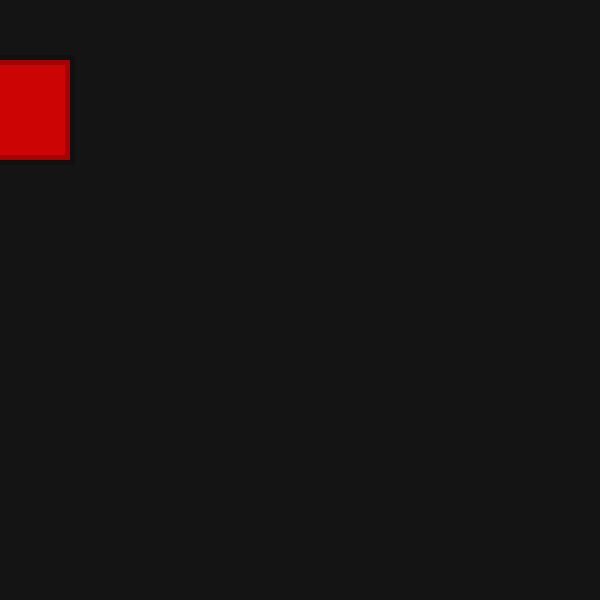
Frame 1 (no input)
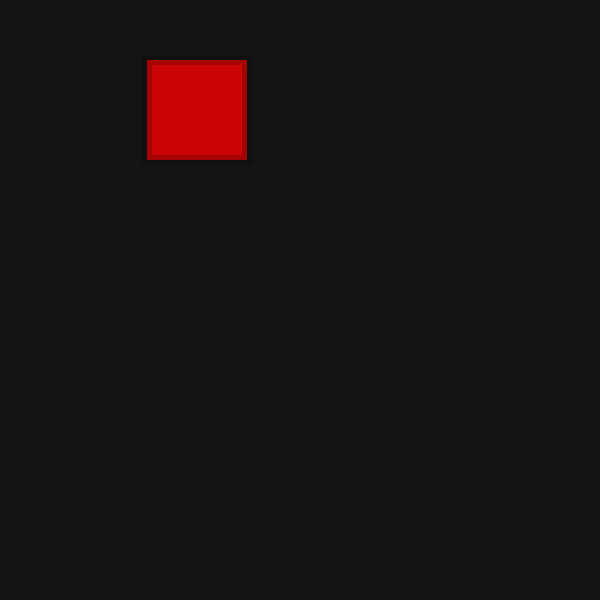
Frame 60 (no input)
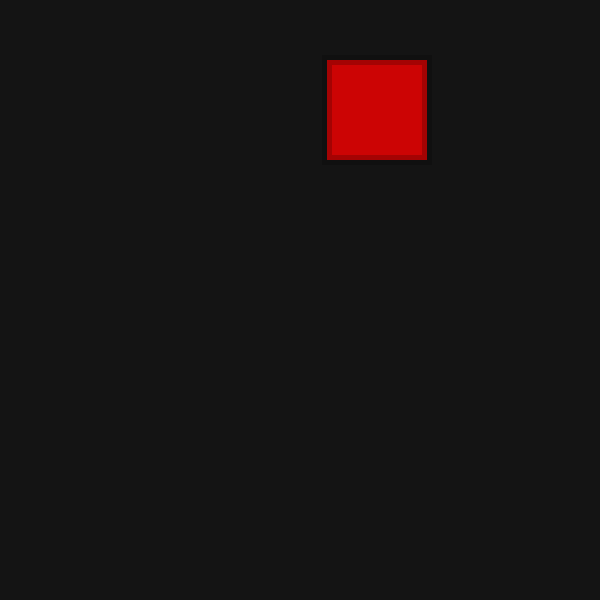
Frame 120 (the mouse pressed at the canvas centre since frame 60)

The p5.js sketch that drew these frames (run headless with seeded random() and noise() and a simulated clock; from frame 60 on, the mouse is pressed at the canvas centre):

// p5.js sketch
// ── sketch.js
var x = 0;
var y = 100;
var speed = 3;
var yspeed = 3;
var xpos;
var ypos;

function setup() {
  createCanvas(600,600);
  frameRate(100);
}
function draw() {
  background(20);
    rectMode(CENTER);
maincubegroup();
  if(x >width-10){
    speed = -3;
  }
  if(x < 0){
    speed = 3;
  }
x = x +speed;
}
function maincubegroup(){
  smallcubesgroup(10,100);
  
  
}


function smallcubesgroup(transX,transY){
 translate(transX, transY);
  if (transX > width){
   x = x - speed;
  }
cubes(10,10);
//cubes(20,20);
//cubes(30,30);
}



function cubes(xpos, ypos){
  
strokeWeight(10);
stroke(0,50);

xpos = xpos + x;
fill(255,0,0,200);
  rect(xpos,ypos,100,100);


  

}
